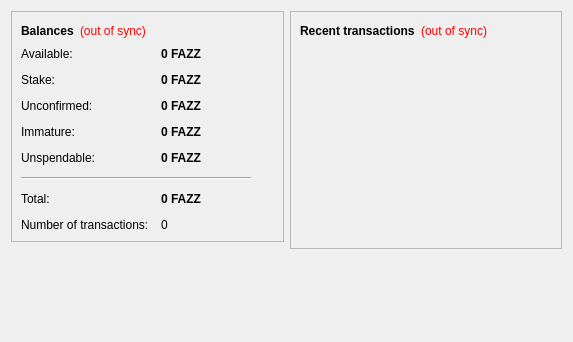
<?xml version="1.0" encoding="UTF-8"?>
<ui version="4.0">
 <class>OverviewPage</class>
 <widget class="QWidget" name="OverviewPage">
  <property name="geometry">
   <rect>
    <x>0</x>
    <y>0</y>
    <width>573</width>
    <height>342</height>
   </rect>
  </property>
  <property name="windowTitle">
   <string>Form</string>
  </property>
  <layout class="QHBoxLayout" name="horizontalLayout" stretch="1,1">
   <item>
    <layout class="QVBoxLayout" name="verticalLayout_2">
     <item>
      <widget class="QFrame" name="frame">
       <property name="frameShape">
        <enum>QFrame::StyledPanel</enum>
       </property>
       <property name="frameShadow">
        <enum>QFrame::Raised</enum>
       </property>
       <layout class="QVBoxLayout" name="verticalLayout_4">
        <item>
         <layout class="QHBoxLayout" name="horizontalLayout_4">
          <item>
           <widget class="QLabel" name="label_5">
            <property name="font">
             <font>
              <weight>75</weight>
              <bold>true</bold>
             </font>
            </property>
            <property name="text">
             <string>Balances</string>
            </property>
           </widget>
          </item>
          <item>
           <widget class="QLabel" name="labelWalletStatus">
            <property name="toolTip">
             <string>The displayed information may be out of date. Your wallet automatically synchronizes with the FazzCoin network after a connection is established, but this process has not completed yet.</string>
            </property>
            <property name="styleSheet">
             <string notr="true">QLabel { color: red; }</string>
            </property>
            <property name="text">
             <string notr="true">(out of sync)</string>
            </property>
            <property name="alignment">
             <set>Qt::AlignLeading|Qt::AlignLeft|Qt::AlignVCenter</set>
            </property>
           </widget>
          </item>
          <item>
           <spacer name="horizontalSpacer_2">
            <property name="orientation">
             <enum>Qt::Horizontal</enum>
            </property>
            <property name="sizeHint" stdset="0">
             <size>
              <width>40</width>
              <height>20</height>
             </size>
            </property>
           </spacer>
          </item>
         </layout>
        </item>
        <item>
         <layout class="QFormLayout" name="formLayout_2">
          <property name="fieldGrowthPolicy">
           <enum>QFormLayout::AllNonFixedFieldsGrow</enum>
          </property>
          <property name="horizontalSpacing">
           <number>12</number>
          </property>
          <property name="verticalSpacing">
           <number>12</number>
          </property>
          <item row="0" column="0">
           <widget class="QLabel" name="labelAvailableText">
            <property name="toolTip">
             <string>Your current available balance</string>
            </property>
            <property name="text">
             <string>Available:</string>
            </property>
           </widget>
          </item>
          <item row="0" column="1">
           <widget class="QLabel" name="labelAvailable">
            <property name="font">
             <font>
              <weight>75</weight>
              <bold>true</bold>
             </font>
            </property>
            <property name="cursor">
             <cursorShape>IBeamCursor</cursorShape>
            </property>
            <property name="toolTip">
             <string>Your current available balance</string>
            </property>
            <property name="text">
             <string notr="true">0 FAZZ</string>
            </property>
            <property name="alignment">
             <set>Qt::AlignLeading|Qt::AlignLeft|Qt::AlignVCenter</set>
            </property>
            <property name="textInteractionFlags">
             <set>Qt::LinksAccessibleByMouse|Qt::TextSelectableByKeyboard|Qt::TextSelectableByMouse</set>
            </property>
           </widget>
          </item>
          <item row="1" column="0">
           <widget class="QLabel" name="label_6">
            <property name="toolTip">
             <string>Total of coins that was staked, and do not yet count toward the current balance</string>
            </property>
            <property name="text">
             <string>Stake:</string>
            </property>
           </widget>
          </item>
          <item row="1" column="1">
           <widget class="QLabel" name="labelStake">
            <property name="font">
             <font>
              <weight>75</weight>
              <bold>true</bold>
             </font>
            </property>
            <property name="cursor">
             <cursorShape>IBeamCursor</cursorShape>
            </property>
            <property name="toolTip">
             <string>Total of coins that was staked, and do not yet count toward the current balance</string>
            </property>
            <property name="text">
             <string notr="true">0 FAZZ</string>
            </property>
            <property name="alignment">
             <set>Qt::AlignLeading|Qt::AlignLeft|Qt::AlignVCenter</set>
            </property>
            <property name="textInteractionFlags">
             <set>Qt::LinksAccessibleByMouse|Qt::TextSelectableByKeyboard|Qt::TextSelectableByMouse</set>
            </property>
           </widget>
          </item>
          <item row="2" column="0">
           <widget class="QLabel" name="label_3">
            <property name="toolTip">
             <string>Total of transactions that have yet to be confirmed, and do not yet count toward the current balance</string>
            </property>
            <property name="text">
             <string>Unconfirmed:</string>
            </property>
           </widget>
          </item>
          <item row="2" column="1">
           <widget class="QLabel" name="labelUnconfirmed">
            <property name="font">
             <font>
              <weight>75</weight>
              <bold>true</bold>
             </font>
            </property>
            <property name="cursor">
             <cursorShape>IBeamCursor</cursorShape>
            </property>
            <property name="toolTip">
             <string>Total of transactions that have yet to be confirmed, and do not yet count toward the current balance</string>
            </property>
            <property name="text">
             <string notr="true">0 FAZZ</string>
            </property>
            <property name="alignment">
             <set>Qt::AlignLeading|Qt::AlignLeft|Qt::AlignVCenter</set>
            </property>
            <property name="textInteractionFlags">
             <set>Qt::LinksAccessibleByMouse|Qt::TextSelectableByKeyboard|Qt::TextSelectableByMouse</set>
            </property>
           </widget>
          </item>
          <item row="3" column="0">
           <widget class="QLabel" name="labelImmatureText">
            <property name="toolTip">
             <string>Mined balance that has not yet matured</string>
            </property>
            <property name="text">
             <string>Immature:</string>
            </property>
           </widget>
          </item>
          <item row="3" column="1">
           <widget class="QLabel" name="labelImmature">
            <property name="font">
             <font>
              <weight>75</weight>
              <bold>true</bold>
             </font>
            </property>
            <property name="toolTip">
             <string>Mined balance that has not yet matured</string>
            </property>
            <property name="text">
             <string notr="true">0 FAZZ</string>
            </property>
            <property name="alignment">
             <set>Qt::AlignLeading|Qt::AlignLeft|Qt::AlignVCenter</set>
            </property>
            <property name="textInteractionFlags">
             <set>Qt::LinksAccessibleByMouse|Qt::TextSelectableByKeyboard|Qt::TextSelectableByMouse</set>
            </property>
           </widget>
          </item>
          <item row="4" column="0">
           <widget class="QLabel" name="labelBalanceWatchOnlyText">
            <property name="toolTip">
             <string>Your unspendable balance</string>
            </property>
            <property name="text">
             <string>Unspendable:</string>
            </property>
           </widget>
          </item>
          <item row="4" column="1">
           <widget class="QLabel" name="labelBalanceWatchOnly">
            <property name="font">
             <font>
              <weight>75</weight>
              <bold>true</bold>
             </font>
            </property>
            <property name="cursor">
             <cursorShape>IBeamCursor</cursorShape>
            </property>
            <property name="toolTip">
             <string>Your unspendable balance</string>
            </property>
            <property name="text">
             <string notr="true">0 FAZZ</string>
            </property>
            <property name="alignment">
             <set>Qt::AlignLeading|Qt::AlignLeft|Qt::AlignVCenter</set>
            </property>
            <property name="textInteractionFlags">
             <set>Qt::LinksAccessibleByMouse|Qt::TextSelectableByKeyboard|Qt::TextSelectableByMouse</set>
            </property>
           </widget>
          </item>
          <item row="5" column="0" colspan="2">
           <widget class="Line" name="line">
            <property name="maximumSize">
             <size>
              <width>230</width>
              <height>16777215</height>
             </size>
            </property>
            <property name="orientation">
             <enum>Qt::Horizontal</enum>
            </property>
           </widget>
          </item>
          <item row="6" column="0">
           <widget class="QLabel" name="labelTotalText">
            <property name="toolTip">
             <string>Your current total balance</string>
            </property>
            <property name="text">
             <string>Total:</string>
            </property>
           </widget>
          </item>
          <item row="6" column="1">
           <widget class="QLabel" name="labelTotal">
            <property name="font">
             <font>
              <weight>75</weight>
              <bold>true</bold>
             </font>
            </property>
            <property name="toolTip">
             <string>Your current total balance</string>
            </property>
            <property name="text">
             <string notr="true">0 FAZZ</string>
            </property>
            <property name="alignment">
             <set>Qt::AlignLeading|Qt::AlignLeft|Qt::AlignVCenter</set>
            </property>
            <property name="textInteractionFlags">
             <set>Qt::LinksAccessibleByMouse|Qt::TextSelectableByKeyboard|Qt::TextSelectableByMouse</set>
            </property>
           </widget>
          </item>
          <item row="7" column="0">
           <widget class="QLabel" name="label_2">
            <property name="toolTip">
             <string>Total number of transactions in wallet</string>
            </property>
            <property name="text">
             <string>Number of transactions:</string>
            </property>
           </widget>
          </item>
          <item row="7" column="1">
           <widget class="QLabel" name="labelNumTransactions">
            <property name="toolTip">
             <string>Total number of transactions in wallet</string>
            </property>
            <property name="text">
             <string notr="true">0</string>
            </property>
           </widget>
          </item>
         </layout>
        </item>
       </layout>
      </widget>
     </item>
     <item>
      <spacer name="verticalSpacer">
       <property name="orientation">
        <enum>Qt::Vertical</enum>
       </property>
       <property name="sizeHint" stdset="0">
        <size>
         <width>20</width>
         <height>40</height>
        </size>
       </property>
      </spacer>
     </item>
    </layout>
   </item>
   <item>
    <layout class="QVBoxLayout" name="verticalLayout_3">
     <item>
      <widget class="QFrame" name="frame_2">
       <property name="frameShape">
        <enum>QFrame::StyledPanel</enum>
       </property>
       <property name="frameShadow">
        <enum>QFrame::Raised</enum>
       </property>
       <layout class="QVBoxLayout" name="verticalLayout">
        <item>
         <layout class="QHBoxLayout" name="horizontalLayout_2">
          <item>
           <widget class="QLabel" name="label_4">
            <property name="text">
             <string>&lt;b&gt;Recent transactions&lt;/b&gt;</string>
            </property>
           </widget>
          </item>
          <item>
           <widget class="QLabel" name="labelTransactionsStatus">
            <property name="toolTip">
             <string>The displayed information may be out of date. Your wallet automatically synchronizes with the FazzCoin network after a connection is established, but this process has not completed yet.</string>
            </property>
            <property name="styleSheet">
             <string notr="true">QLabel { color: red; }</string>
            </property>
            <property name="text">
             <string notr="true">(out of sync)</string>
            </property>
            <property name="alignment">
             <set>Qt::AlignRight|Qt::AlignTrailing|Qt::AlignVCenter</set>
            </property>
           </widget>
          </item>
          <item>
           <spacer name="horizontalSpacer">
            <property name="orientation">
             <enum>Qt::Horizontal</enum>
            </property>
            <property name="sizeHint" stdset="0">
             <size>
              <width>40</width>
              <height>20</height>
             </size>
            </property>
           </spacer>
          </item>
         </layout>
        </item>
        <item>
         <widget class="QListView" name="listTransactions">
          <property name="styleSheet">
           <string notr="true">QListView { background: transparent; }</string>
          </property>
          <property name="frameShape">
           <enum>QFrame::NoFrame</enum>
          </property>
          <property name="verticalScrollBarPolicy">
           <enum>Qt::ScrollBarAlwaysOff</enum>
          </property>
          <property name="horizontalScrollBarPolicy">
           <enum>Qt::ScrollBarAlwaysOff</enum>
          </property>
          <property name="selectionMode">
           <enum>QAbstractItemView::NoSelection</enum>
          </property>
         </widget>
        </item>
       </layout>
      </widget>
     </item>
     <item>
      <spacer name="verticalSpacer_2">
       <property name="orientation">
        <enum>Qt::Vertical</enum>
       </property>
       <property name="sizeHint" stdset="0">
        <size>
         <width>20</width>
         <height>40</height>
        </size>
       </property>
      </spacer>
     </item>
    </layout>
   </item>
  </layout>
 </widget>
 <resources/>
 <connections/>
</ui>
